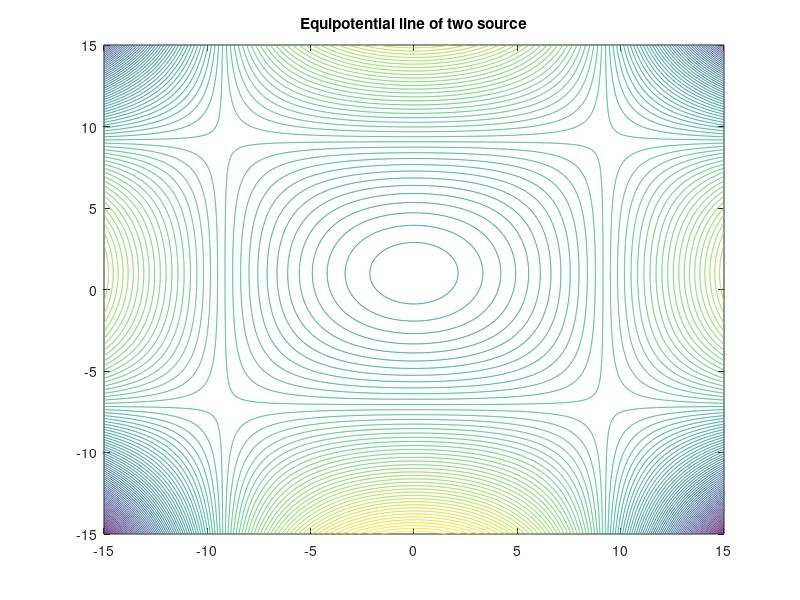
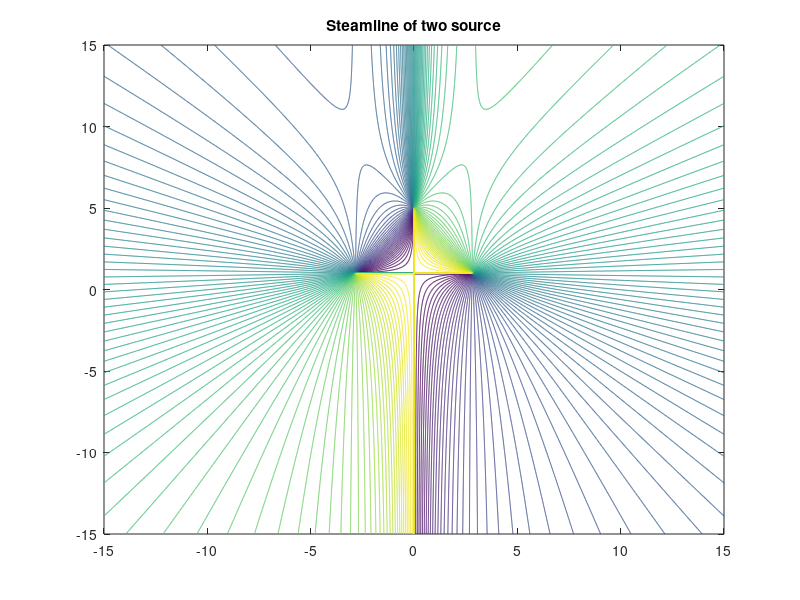

Write the MATLAB code that produced these figures, in order. (Note: this script raises an error after producing the figures.)
%% 
clear
clc
close all

nx=1000;xmin=-15;xmax=15;
ny=1000;ymin=-15;ymax=15;
[x,y]=meshgrid(linspace(xmin,xmax,nx),linspace(ymin,ymax,ny));
a = 3; h = 1;
Q = 10;
potentialfun = Q/4/pi*log((x.^2-a^2-h^2-y.^2+2*h*y)^2+4*x.^2*(y-h)^2);
levmax=max(max(potentialfun));
levmin=min(min(potentialfun));
lev=linspace(levmin,levmax,100);
figure;
contour(x,y,potentialfun,lev)
title('Equipotential line of two source');

streamfun = Q/2/pi*atan2(2*x.*(y-h),(x.^2-a^2-h^2-y^2+2*h*y));
lev1max=max(max(streamfun));
lev1min=min(min(streamfun));
lev1=linspace(lev1min,lev1max,100);
figure;
contour(x,y,streamfun,lev1)
title('Steamline of two source');


%% find interface inside
clear
clc
close all
particleSize = 125;  % unit: um
gapThickness = 1.397; % unit: mm
phiInitial = 0.2;
FlowRate = 150;      % unit: ml/min
pixelUpperLimitDelete = 40; % image inside this circle will be removed.
pixelLowerLimitDelete = 440;

MainDirectory = 'C:\Users\lr546\Desktop\';
DataDirectory = [MainDirectory,num2str(particleSize),'particle ',...
      num2str(gapThickness),'gap\phi',num2str(phiInitial*100)];
parameterDirectory = [DataDirectory,'\data.xls'];
imageDirectory =[DataDirectory,'\Gray Image\'];
Ratio = xlsread(parameterDirectory,1,'A2'); % unit: pixel/cm
inletRowPosition = xlsread(parameterDirectory,1,'B2');
inletColumnPosition = xlsread(parameterDirectory,1,'C2');

timeFrame = [450];
indexTotal = length(timeFrame);
for indexAnalysis = 1:length(timeFrame)
imageCalDirectory = [imageDirectory,num2str(timeFrame(indexAnalysis)),'.png'];
imageIntensity = imread(imageCalDirectory);

[imageHeight,imageWidth,~] = size(imageIntensity); 
imageGrayIntensity = rgb2gray(imageIntensity);
imageAnalysis = ezsmoothn(double(imageGrayIntensity));


image1 = imageAnalysis;
[fx,fy] = gradient(image1);

figure; imshow(image1)

imageOut = edge(image1,'canny');
figure; imshow(imageOut)
figure;imshow(fx)
figure;imshow(fy)
figure; imshow(fx.^2+fy.^2)
end
%% test perimeter of interface
clear
clc
close all


MainDirectory = 'C:\Users\lr546\Desktop\';
phiInitialArray = [0.17,0.2,0.25,0.28,0.31];
for informationGetIndex = 1:length(phiInitialArray)
      particleSize = 125;  % unit: um
      gapThickness = 1.397; % unit: mm
      phiInitial = phiInitialArray(informationGetIndex);
      FlowRate = 150;      % unit: ml/min
      timeFrame = linspace(30,600,571);
      % timeFrame = linspace(6,20,15).^2;
      DataDirectory = [MainDirectory,num2str(particleSize),'particle ',...
      num2str(gapThickness),'gap\phi',num2str(phiInitial*100)];
      interfaceDirectory = [DataDirectory,'\interface data'];
      parameterDirectory = [DataDirectory,'\data.xls'];
      ratio = xlsread(parameterDirectory,1,'A2')-3.7; % unit: pixel/cm

      indexTotal = length(timeFrame);
      s = zeros(1,indexTotal);
for indexAnalysis = 1:indexTotal
    fileDirectory = [interfaceDirectory,'\',num2str(timeFrame(indexAnalysis)),'.csv'];
    interface = csvread(fileDirectory,1,0);
    theta = interface(:,1);
    rho = interface(:,2);
    theta1 = theta;
    theta1(1,:) = [];
    rho1 = rho;
    rho1(1,:) = [];
    pointNumber = length(theta);
    theta(pointNumber) = [];
    rho(pointNumber) = []; 
    radiusCircle1 = ratio*sqrt(FlowRate/60 * timeFrame(indexAnalysis)/30/pi/(gapThickness/10));
    s(indexAnalysis) = sum(abs((theta-theta1).*(rho+rho1)/2));
    s1 = s;
    s2 = s;
    s1(:,1) = [];
    s2(:,indexTotal) = [];
    sdiff = s2./s1;
    rhoMean(indexAnalysis) = mean(rho1);
end
time = timeFrame;
time(:,indexTotal) = [];
% semilogx(time,sdiff,'-*')
% plot(sqrt(timeFrame),rhoMean);
loglog(timeFrame,s)
hold on
end
hold off
%% test smooth setting
clear
clc
close all

particleSize = 125;  % unit: um
gapThickness = 1.397; % unit: mm
phiInitial = 0.17;
FlowRate = 150;      % unit: ml/min
MainDirectory = 'C:\Users\lr546\Desktop\';


DataDirectory = [MainDirectory,num2str(particleSize),'particle ',...
      num2str(gapThickness),'gap\phi',num2str(phiInitial*100)];
interfaceDirectory = [DataDirectory,'\interface data'];
parameterDirectory = [DataDirectory,'\data.xls'];
% ratio = xlsread(parameterDirectory,1,'A2')-3.6; % unit: pixel/cm
% timeFrame = linspace(30,600,571);
timeFrame = 400;

fileDirectory = [interfaceDirectory,'\',num2str(timeFrame),'.csv'];
      interface1 = csvread(fileDirectory,1,0);
theta1 = interface1(:,1);
rho1 = interface1(:,2);
rho1S = smooth(rho1,'sgolay');
rho1S = smooth(rho1S,'sgolay');
rho1Sm = ezsmoothn(rho1);
      figure;plot(theta1,rho1)
      figure;plot(theta1,rho1S)
      figure;plot(theta1,rho1Sm)
%% test output csv
clear
clc
close all
output2 = {'theta','rho','rho_nomalized'};
output3 = [1,23,23;2,34,34];
output = array2table(output3,'VariableNames',{'theta','rho','rho_nomalized'});
fileName = 'test.csv';
writetable(output,fileName);
% fid = fopen(fileName,'w');
% fprintf(fid,'%s,%s,%s\n',output2{:});
% dlmwrite(fileName,output,',',1,0);
% fclose(fid);
%% using hausdorff distance to determine similarity between curve
clear
clc
close all

particleSize = 125;  % unit: um
gapThickness = 1.397; % unit: mm
phiInitial = 0.17;
MainDirectory = 'C:\Users\lr546\Desktop\';
DataDirectory = [MainDirectory,num2str(particleSize),'particle ',...
      num2str(gapThickness),'gap\phi',num2str(phiInitial*100)];
InterfaceDirectory = [DataDirectory,'\interface1.xls'];

comparisonMax = sheetNumber-1;
hd = zeros(1,comparisonMax);
for indexAnalysis = 1:indexTotal-1
      fileDirectory = [interfaceDirectory,'\',num2str(timeFrame),'.csv'];
      interfaceSheetFinal = xlsread(InterfaceDirectory,sheetNumber);
      interfaceSheetFinal(1:2,:) = [];
      interfaceFinalSmooth = ezsmoothn(interfaceSheetFinal(:,3));
      interfaceFinal = interp1(interfaceSheetFinal(:,1),interfaceFinalSmooth,thetaInterpolation);
%       interfaceFinal = interp1(interfaceSheetFinal(:,1),interfaceSheetFinal(:,3),thetaInterpolation);
      sample1 = [thetaInterpolation',interfaceFinal'];
%       interfaceFinal = [interfaceSheetFinal(:,1)',interfaceSheetFinal(:,3)'];
      interfaceSheetCompare = xlsread(InterfaceDirectory,comparisonIndex);
      interfaceSheetCompare(1:2,:)=[];
      interfaceCompareSmooth = ezsmoothn(interfaceSheetCompare(:,3));
      interfaceCompare = interp1(interfaceSheetCompare(:,1),interfaceCompareSmooth,thetaInterpolation);
%       interfaceCompare = interp1(interfaceSheetCompare(:,1),interfaceSheetCompare(:,3),thetaInterpolation);
      sample2 = [thetaInterpolation',interfaceCompare'];
      %       interfaceCompared = [interfaceSheetCompare(:,1)',interfaceSheetFinal(:,3)'];
      [hd(comparisonIndex),csq] = HausdorffDist(sample1,sample2);
      figure;plot(thetaInterpolation,interfaceFinal)
      hold on
      plot(thetaInterpolation,interfaceCompare)
end
%% USING Frechet Distance to determine similarity between curve
clear
clc
close all
thetaInterpolation = linspace(-3.13,3.13,1800);
particleSize = 125;  % unit: um
gapThickness = 1.27; % unit: mm
phiInitial = 0.35;
MainDirectory = 'C:\Users\lr546\Desktop\';
DataDirectory = [MainDirectory,num2str(particleSize),'particle ',...
      num2str(gapThickness),'gap\phi',num2str(phiInitial*100)];
InterfaceDirectory = [DataDirectory,'\interface1.xls'];
[~,sheetName] = xlsfinfo(InterfaceDirectory);
[~,sheetNumber] = size(sheetName);
comparisonMax = sheetNumber-1;
hd = zeros(1,comparisonMax);
for comparisonIndex = comparisonMax:-1:70
      interfaceSheetFinal = xlsread(InterfaceDirectory,sheetNumber);
      interfaceSheetFinal(1:2,:) = [];
      interfaceFinalSmooth = smooth(interfaceSheetFinal(:,3));
      interfaceFinal = interp1(interfaceSheetFinal(:,1),interfaceFinalSmooth,thetaInterpolation);
%       interfaceFinal = interp1(interfaceSheetFinal(:,1),interfaceSheetFinal(:,3),thetaInterpolation);
      sample1 = [thetaInterpolation',interfaceFinal'];
%       interfaceFinal = [interfaceSheetFinal(:,1)',interfaceSheetFinal(:,3)'];
      interfaceSheetCompare = xlsread(InterfaceDirectory,comparisonIndex);
      interfaceSheetCompare(1:2,:)=[];
      interfaceCompareSmooth = smooth(interfaceSheetCompare(:,3));
      interfaceCompare = interp1(interfaceSheetCompare(:,1),interfaceCompareSmooth,thetaInterpolation);
%       interfaceCompare = interp1(interfaceSheetCompare(:,1),interfaceSheetCompare(:,3),thetaInterpolation);
      sample2 = [thetaInterpolation',interfaceCompare'];
      %       interfaceCompared = [interfaceSheetCompare(:,1)',interfaceSheetFinal(:,3)'];
      [hd(comparisonIndex),csq] = DiscreteFrechetDist(sample1,sample2);
      figure;plot(thetaInterpolation,interfaceFinal)
      hold on
      plot(thetaInterpolation,interfaceCompare)
end

%% test Frechet Distance
clear
clc
close all

t = 0:pi/8:2*pi;
y = linspace(1,3,6);
P = [(2:7)' y']+0.3.*randn(6,2);
Q = [t' sin(t')]+2+0.3.*randn(length(t),2);
P1 = [1,1;2,2;3,3;4,4;5,5];
Q1 = [1,2;2,3;3,4;4,5;5,6];
[hd, cSq] = DiscreteFrechetDist(P,Q);
% plot result
figure
plot(Q1(:,1),Q1(:,2),'o-r','linewidth',3,'markerfacecolor','r')
hold on
plot(P1(:,1),P1(:,2),'o-b','linewidth',3,'markerfacecolor','b')
title(['Discrete Frechet Distance of curves P and Q: ' num2str(hd)])
legend('Q','P','location','best')
line([2 hd+2],[0.5 0.5],'color','m','linewidth',2)
text(2,0.4,'dFD length')
for i=1:length(cSq)
  line([P1(cSq(i,1),1) Q1(cSq(i,2),1)],...
       [P1(cSq(i,1),2) Q1(cSq(i,2),2)],...
       'color',[0 0 0]+(i/length(cSq)/1.35));
end
axis equal
% display the coupling sequence along with each distance between points
disp([cSq sqrt(sum((P1(cSq(:,1),:) - Q1(cSq(:,2),:)).^2,2))])
%% test deformation
clear
clc
close all

phiInitial = 0.31;
DataDirectory = 'C:\Users\lr546\Desktop\125particle 1.397gap\';
interfaceDirectory = [DataDirectory,'phi',num2str(phiInitial*100),'\interface.xls'];
sheetIndex = 15;
interfaceDataFrame = xlsread(interfaceDirectory,sheetIndex);
interfaceDataFrame([1,2],:) = [];
interfaceTheta = interfaceDataFrame(:,1);
rho = interfaceDataFrame(:,2);
interface = interfaceDataFrame(:,3);
 figure;plot(interfaceTheta,interface)
 figure;plot(interfaceTheta,rho)

% interface1 = smooth(interface);
interface2 = smooth(interface,'lowess');
figure;plot(interfaceTheta,interface2)
interface2 = smooth(interface2,'lowess');
figure;plot(interfaceTheta,interface2)

% interface3 = smooth(interface,'loess');
% interface4 = smooth(interface,'sgolay');
% interface5 = smooth(interface,'rlowess');
% interface6 = smooth(interface,'rloess');

% figure;plot(interfaceTheta,interface1)

% figure;plot(interfaceTheta,interface3)
% figure;plot(interfaceTheta,interface4)
% figure;plot(interfaceTheta,interface5)
% figure;plot(interfaceTheta,interface6)

interfacem = medfilt1(interface2,10);
figure;plot(interfaceTheta,interfacem)
interfacem = medfilt1(interfacem,5);
figure;plot(interfaceTheta,interfacem)
test = 3-interfacem;
figure;plot(interfaceTheta,test)
[PKS,LOCS]= findpeaks(test);
interfaceTheta(LOCS)
%% test smooth function use
clear
clc
close all

%% plot z-score rho
clear
clc
close all
 phiInitial = [0.11,0.20,0.23,0.24,0.25,0.27,0.29,0.31];
% phiInitial = 0.31;
indexMaximum = length(phiInitial);
for plotIndex =1:indexMaximum
color = char('b','r','k','g','m','c','y','b','r');
DataDirectory = 'C:\Users\lr546\Desktop\125particle 1.397gap\';
interfaceDirectory = [DataDirectory,'phi',num2str(phiInitial(plotIndex)*100),'\interface.xls'];
rsDirectory = [DataDirectory,'phi',num2str(phiInitial(plotIndex)*100),'\rsPlot5-9.png'];
[~,SheetName,~]=xlsfinfo(interfaceDirectory);
for sheetIndex = 5:1:length(SheetName);
      [rsData,~,~] = xlsread(interfaceDirectory,sheetIndex);
      rsData([1,2],:)=[];
      plot(rsData(:,1),rsData(:,3),color(sheetIndex))
      hold on
end
hold off
print('-dpng',rsDirectory,'-r100')
end
%% test calculate outer perimeter 
clear
clc
close all
inletRowPosition = 459.0964;
inletColumnPosition = 601.386;
imageIntensity=imread(fullfile('C:\Users\lr546\Desktop\325particle 1.397gap\phi27\Color Image\315.png'));
[imageHeight,imageWidth,~] = size(imageIntensity); 
imageIntensity=rgb2gray(imageIntensity);
 figure
 imshow(imageIntensity)

BW1 = imbinarize(imageIntensity);
figure
imshow(BW1);
imageInterface = bwperim(BW1);
figure
imshow(imageInterface)
test = edge(BW1,'canny');
figure
imshow(test)
test2 = bwareaopen(test,100);
figure
imshow(test2)
kNum = 1;
for rowNum=1:imageHeight
    for columnNum=1:imageWidth
        rowLocation(kNum)=(rowNum-inletRowPosition);  % unit: pixel
        columnLocation(kNum)=(columnNum-inletColumnPosition);
        interfaceVector(kNum)=imageInterface(rowNum,columnNum);
        kNum=kNum+1;
    end
end
[thetaLocation,rhoLocation]=cart2pol(columnLocation,rowLocation); 
indexInterface = interfaceVector ==1;

rhoInterfaceLocation = rhoLocation(indexInterface);
thetaInterfaceLocation = thetaLocation(indexInterface);
interfaceOuter = [rhoInterfaceLocation',thetaInterfaceLocation']

%% Test image process.
clear 
clc
close all

intial_x_crop = 450;  %x-coordinate of the top-left-most point of the cropped image on original image 
intial_y_crop =98;    %y-coordinate of the top-left-most point of the cropped image on original image 
x_max = 1160;   
y_max = 932; 
medianFilter = [3 3];   %input parameter for median filter, usually not changed
cannyvec = [0.4 0.5]; %input parameter for canny method in edge function
sigma = sqrt(2);     %input parameter for canny method in edge function
denom = 3;    %the parameter determines the threshold with which the code will remove unwanted points so
imageOriginal=imread('test3.png');
x_pos = x_max/100;
y_pos = y_max/100;
savevec = [0 0 x_pos y_pos];
ratio=110;   % pixel per inch.
phi=0.31;
cropvec = [intial_x_crop,intial_y_crop,x_max,y_max];

imageGray = rgb2gray(imageOriginal);
imageCrop = imcrop(imageGray,cropvec);    
im_med = medfilt2(imageCrop,medianFilter);    
canny=edge(im_med,'canny',cannyvec,sigma);
test=bwareaopen(canny,100);
[row,col]=find(test);    
len2 = length(row);
test=bwareaopen(canny,floor(len2/denom));
clear row;
clear col;
[row,col]=find(test);
matr_cart=[col,row];
[cen_fit, radius_fit, ~]=fitcircle(matr_cart, 'tol', 1e-5);

zz = length(row);
radius = zeros(1,zz);
center_y = sum(col)/zz;
center_x = sum(row)/zz;
% imshow(imageCrop);
% hold on
% plot(col,row,'b*','markersize',3)
% set(gcf,'PaperUnits','inches','PaperPosition',savevec)
% fname = sprintf('finger_1.png');
% fullfileName=fullfile(dir3,fname);
% print('-dpng',fullfileName,'-r100');    
for i = 1:zz
    radius(i) = sqrt((col(i)-center_y )^2+(row(i)-center_x)^2);
end
radius_ave = sum(radius)/zz;
% ratio = dia_ave/(5/32); 


len1 = length(row);
min_col = min(col);
max_col = max(col);

% figure
% imshow(imageCrop)



%% Obtain intensity
clear 
clc
close all

Imin=165.5575;

intial_x_crop1 = 405;
intial_y_crop1 = 90;
x_max1 = 1159;
y_max1 = 931;
cropvec1 = [intial_x_crop1 intial_y_crop1 x_max1 y_max1];
%  imageIntensity=imageCrop;

%%%%
phi=0.31;
ratio=111.8493;
center_x=469.7894;
center_y=589.8303;
imageIntensity=imread(fullfile('C:\Users\lr546\Desktop\concentration\test3.png'));
imageIntensity=rgb2gray(imageIntensity);
 figure
 imshow(imageIntensity)
%%%%

BW1 = imbinarize(imageIntensity);
indexS=find(BW1<1);
 imshow(BW1)
BW1 = ~BW1;
BW2 = bwfill(BW1, 'holes');
 figure 
imshow(BW2)
 index=find(BW1<1);

  imageProcess=imageIntensity;
  imageProcess(index)=255;
   figure
   imshow(imageProcess)

image_ave = IntCrct(cropvec1);
 figure
 imshow(image_ave)

ref_corrected1 = double(imageIntensity)./double(image_ave);
ref_corrected2 = uint8(ref_corrected1*180);
figure
imshow(ref_corrected2)

imageCal=double(ref_corrected2);
imageCal=log(imageCal/Imin);
imageCal(index)=0;
kNum=1;

for iNum=1:933
    for jNum=1:1161
        comp=sqrt((iNum-center_x)^2+(jNum-center_y)^2);
        if comp<= 25
            index1(1,kNum)=iNum;
            index1(2,kNum)=jNum;
            kNum=kNum+1;
        end
    end
end
indxi=index1(1,:);
indxj=index1(2,:);
indexAnalysis=sub2ind(size(imageCal),indxi,indxj);
imageCal(indexAnalysis)=0;
indexTemp=find(imageCal ~= 0);
imageCaltemp=zeros(size(imageCal));
imageCaltemp(indexTemp)=1;
areaTemp=sum(imageCaltemp(:));
pixelArea=(1*0.0254/ratio)^2;
k=phi*areaTemp/sum(sum(imageCal(:)))
imageCon=k*imageCal;

ref_corrected2(indexAnalysis)=255;
figure
imshow(ref_corrected2)

[conPlotx,conPloty]=meshgrid(1:1160,1:932);

figure
pcolor(conPlotx,conPloty,imageCon)
axis([400,750,300,650])

kNum=1;
for iNum=1:932
    for jNum=1:1160
        yLocation(kNum)=(iNum-center_x)/ratio*0.0254;  % unit: m
        xLocation(kNum)=(jNum-center_y)/ratio*0.0254;
        concentration(kNum)=imageCon(iNum,jNum);
        kNum=kNum+1;
    end
end

[thetaLocation,rLocation]=cart2pol(xLocation,yLocation);
limitPixel=30:5:150;
limit=limitPixel/ratio*0.0254;


for logicNum=1:length(limit)-1
      indexLogical=logical(rLocation>limit(logicNum) & rLocation<=limit(logicNum+1));
      concentrationMatrixIndex=find(indexLogical );
      concentrationRing=concentration(concentrationMatrixIndex);
      concentrationAverage(logicNum)=mean(concentrationRing);
      locationReal(logicNum)=(limit(logicNum)+limit(logicNum+1))/2;
end

figure
plot(locationReal,concentrationAverage,'*-')

figure
plot3(xLocation,yLocation,concentration)
% axis([-0.0335,0.0335,-0.0335,0.0335,0.1,0.35])




